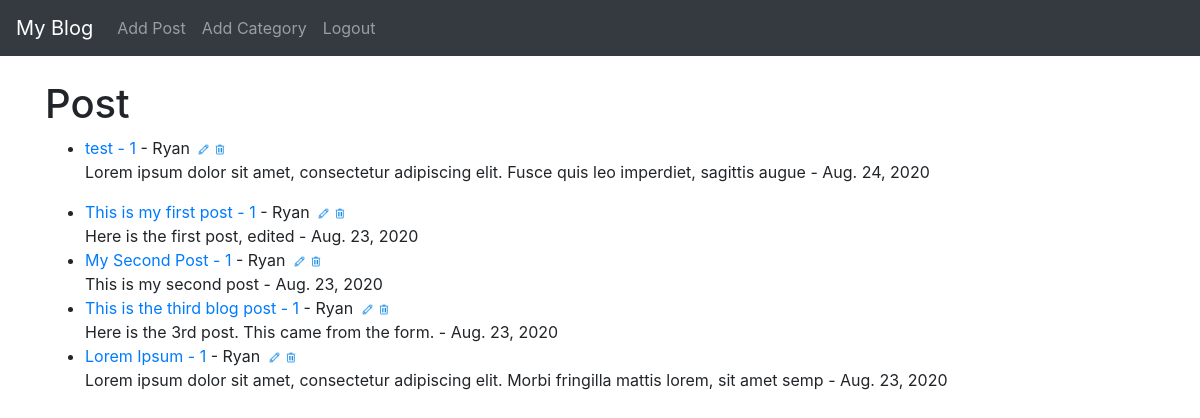
The app's page / (signed in), older data.
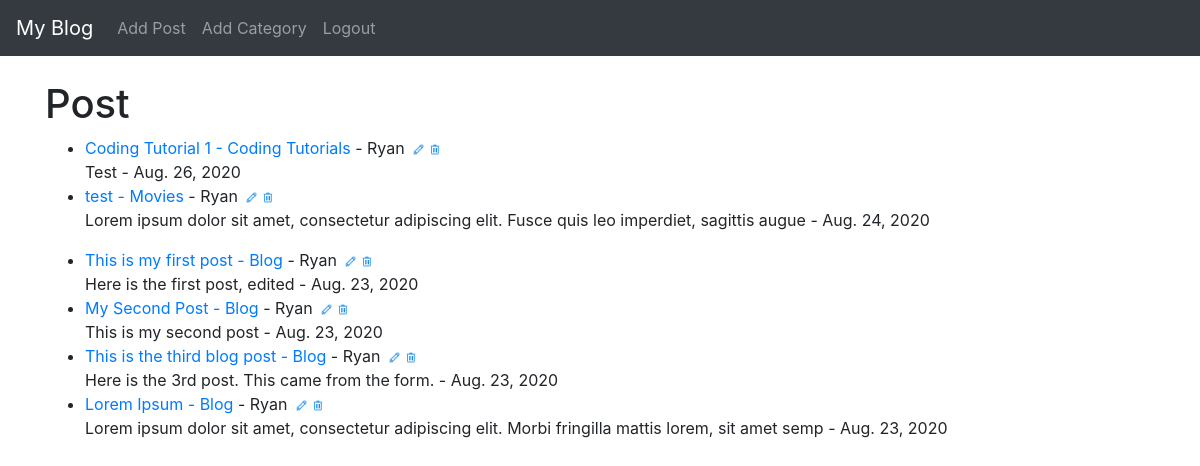
The same page, newer data.
### theblog/models.py (models this page shows, shortened)
class Post(models.Model):
    title = models.CharField(max_length=255)
    title_tag = models.CharField(max_length=255, default='The Blog - ')
    author = models.ForeignKey(User, on_delete=models.CASCADE)
    body = models.TextField()
    post_date = models.DateField(auto_now_add=True)
    category = models.CharField(max_length=255, default='uncategorized')

### theblog/views.py (the view)
class HomeView(ListView):
    model = Post
    template_name = "home.html"
    ordering = ['-post_date']

### theblog/templates/home.html
{% extends 'base.html' %}
{% load static %}
{% block content %}
<h1>Post</h1>
<ul>
    {% for post in object_list %}
        <li><a href="{% url 'article-detail' post.pk %}">{{ post.title }} - <a href="{% url 'category' post.category|slugify %}">{{ post.category }}</a> - {{ post.author.first_name }}</a>
            {% if user.is_authenticated %}
            <a
                href="{% url 'update_post' post.pk %}"><img src="{% static 'img/edit_32px.png' %}" alt="" class="edit"></a><a
                href="{% url 'delete_post' post.pk %}"><img src="{% static 'img/trash_32px.png' %}" alt="" class="edit"></a>
            {% endif %}<br>
        {{ post.body|slice:':100'|safe }} - {{ post.post_date }}</li>
    {% endfor %}
</ul>
{% endblock %}

### theblog/templates/base.html (shortened to what this page needs)
{% load static %}
<!doctype html>
<html lang="en">
  <head>
    <link rel="stylesheet" href="https://stackpath.bootstrapcdn.com/bootstrap/4.5.2/css/bootstrap.min.css">
      <link rel="stylesheet" href="{% static 'css\styles.css' %}">
  </head>
  <body>
  <nav class="navbar navbar-expand-lg navbar-dark bg-dark">
  <a class="navbar-brand" href="{% url 'home' %}">My Blog</a>
  <div class="collapse navbar-collapse" id="navbarSupportedContent">
    <ul class="navbar-nav mr-auto">
        {% if user.is_authenticated %}
      <li class="nav-item">
        <a class="nav-link" href="{% url 'add_post' %}">Add Post</a>
      </li>
      <li class="nav-item">
        <a class="nav-link" href="{% url 'add_category' %}">Add Category</a>
      </li>
      <li class="nav-item">
        <a class="nav-link" href="{% url 'logout' %}">Logout</a>
      </li>
        {% endif %}
    </ul>
  </div>
</nav>
  <br>
  <div class="container">
    {% block content %}
    {% endblock %}
</div>
  </body>
</html>

### static/css/styles.css (style rules this page uses)
.edit { height: 13px; padding-left: 3px; }

Row changes from the older to the newer data that the page shows:
added Post: title "Coding Tutorial 1", category "Coding Tutorials", author.first_name "Ryan", body "Test", post_date "Aug. 26, 2020"
changed Post "test": category "1" → "Movies"
changed Post "This is my first post": category "1" → "Blog"
changed Post "My Second Post": category "1" → "Blog"
changed Post "This is the third blog post": category "1" → "Blog"
changed Post "Lorem Ipsum": category "1" → "Blog"
